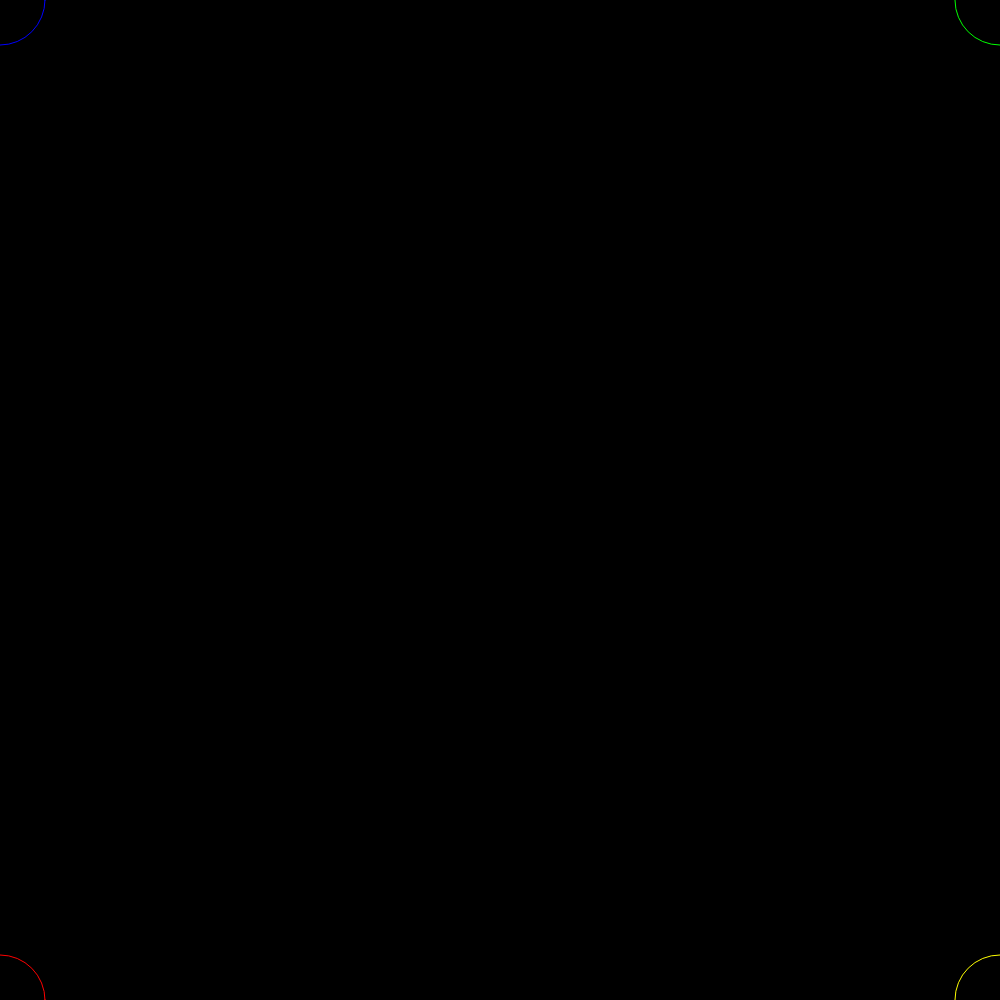
Frame 1 (no input)
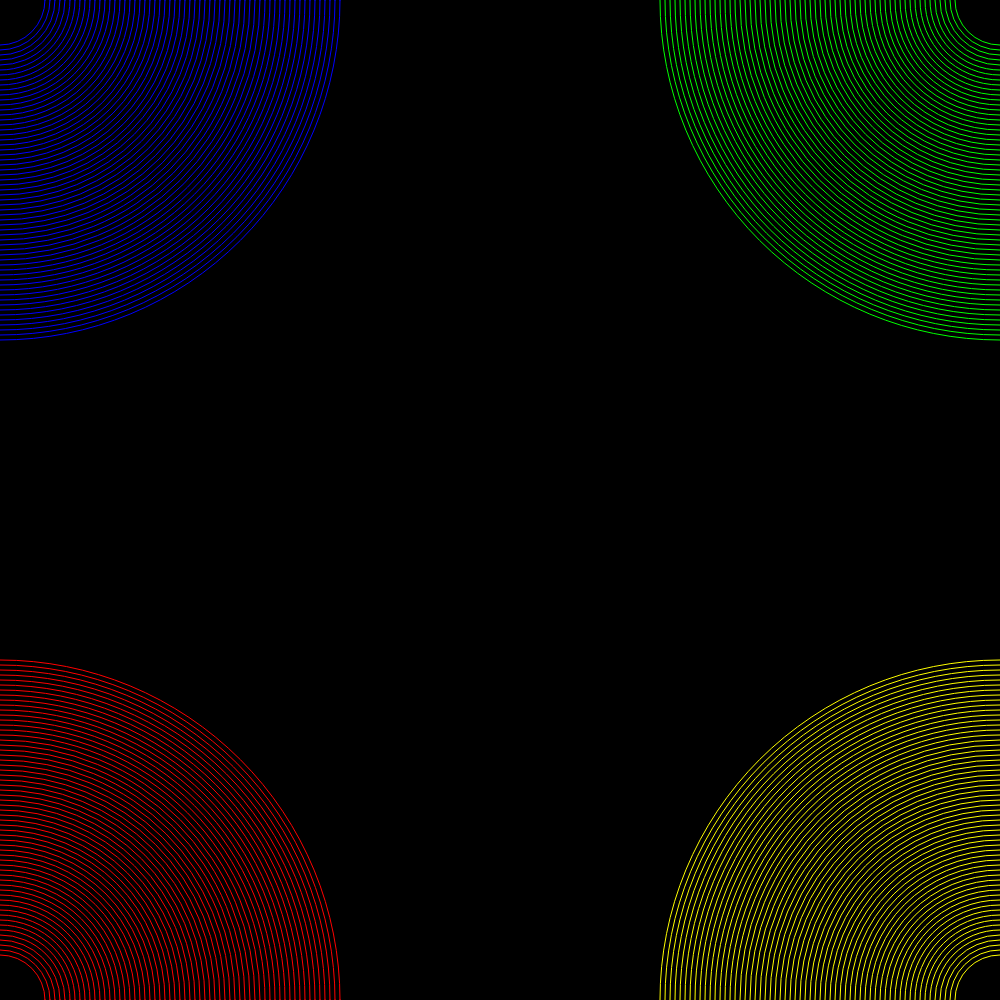
Frame 60 (no input)
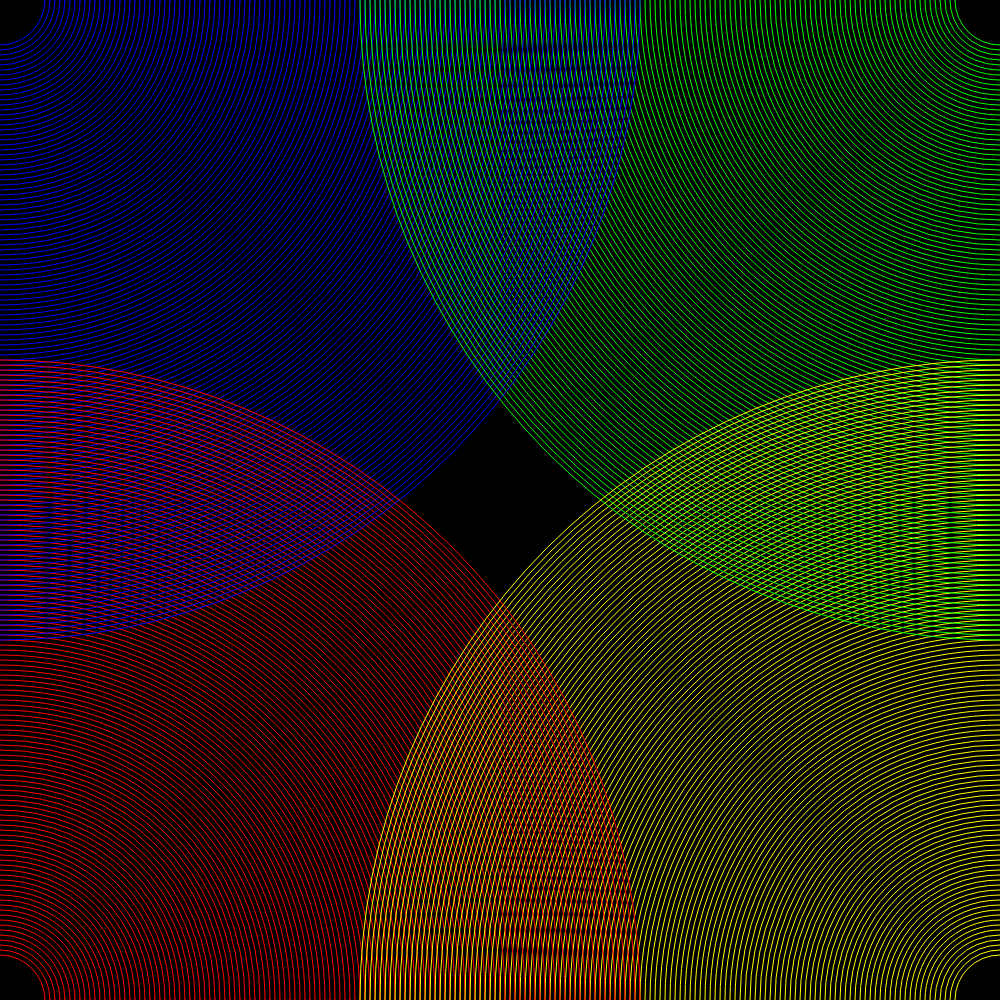
Frame 120 (the mouse pressed at the canvas centre since frame 60)

The p5.js sketch that drew these frames (run headless with seeded random() and noise() and a simulated clock; from frame 60 on, the mouse is pressed at the canvas centre):

// p5.js sketch
// ── sketch.js

var posX=0;
var posY=-1;
var diametre=80;

function setup() {
  createCanvas(1000,1000);
  posX = width/2;
  posY = height/2 ;
  //diametre = 3;
  background(0);
  strokeWeight(1);
  frameRate(30);
}

function draw() {
  // background(200);
  noFill();
  stroke(255, 200);
  //ellipse(posX,posY, mouseX,mouseX);
  // posX = posX + 5;
  // posY = posY + 1;

  diametre = diametre + 10;


  //quad(mouseX, mouseY, width/2-mouseX, height/2-mouseY, 300, 400, 600, 400);

//  line(0,0, mouseX, mouseY);
//  line(width, height, mouseX, mouseY);
//  line(0, height, mouseX, mouseY);
//  line(width, 0, mouseX, mouseY);


  stroke(0,0,255);
  ellipse(0,0, diametre,diametre);
  stroke(0,255,0);
  ellipse(width, 0, diametre,diametre);
  stroke(255,0,0);
  ellipse(0, height, diametre,diametre);
  stroke(255,255,0);
  ellipse(width, height, diametre, diametre);

  if(diametre > 1350 ){


    background(0);


    diametre = 80;


  }

}

function keyPressed(){
  if(key==' '){
    background(0);
    diametre = 800;
  }
}
